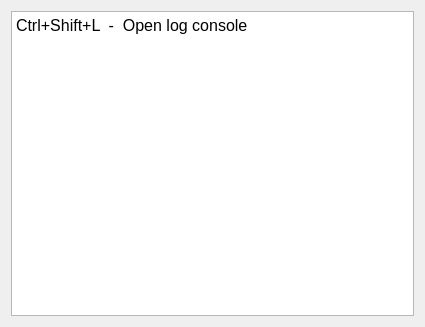
<?xml version="1.0" encoding="UTF-8"?>
<ui version="4.0">
 <class>DialogHelp</class>
 <widget class="QDialog" name="DialogHelp">
  <property name="geometry">
   <rect>
    <x>0</x>
    <y>0</y>
    <width>425</width>
    <height>327</height>
   </rect>
  </property>
  <property name="windowTitle">
   <string>Dialog</string>
  </property>
  <layout class="QFormLayout" name="formLayout">
   <item row="0" column="0" colspan="2">
    <widget class="QTextEdit" name="textEdit">
     <property name="html">
      <string>&lt;!DOCTYPE HTML PUBLIC &quot;-//W3C//DTD HTML 4.0//EN&quot; &quot;http://www.w3.org/TR/REC-html40/strict.dtd&quot;&gt;
&lt;html&gt;&lt;head&gt;&lt;meta name=&quot;qrichtext&quot; content=&quot;1&quot; /&gt;&lt;meta charset=&quot;utf-8&quot; /&gt;&lt;style type=&quot;text/css&quot;&gt;
p, li { white-space: pre-wrap; }
hr { height: 1px; border-width: 0; }
li.unchecked::marker { content: &quot;\2610&quot;; }
li.checked::marker { content: &quot;\2612&quot;; }
&lt;/style&gt;&lt;/head&gt;&lt;body style=&quot; font-family:'Segoe UI'; font-size:9pt; font-weight:400; font-style:normal;&quot;&gt;
&lt;p style=&quot; margin-top:0px; margin-bottom:0px; margin-left:0px; margin-right:0px; -qt-block-indent:0; text-indent:0px;&quot;&gt;&lt;span style=&quot; font-size:12pt;&quot;&gt;Ctrl+Shift+L  -  Open log console&lt;/span&gt;&lt;/p&gt;&lt;/body&gt;&lt;/html&gt;</string>
     </property>
    </widget>
   </item>
  </layout>
 </widget>
 <resources/>
 <connections/>
</ui>
